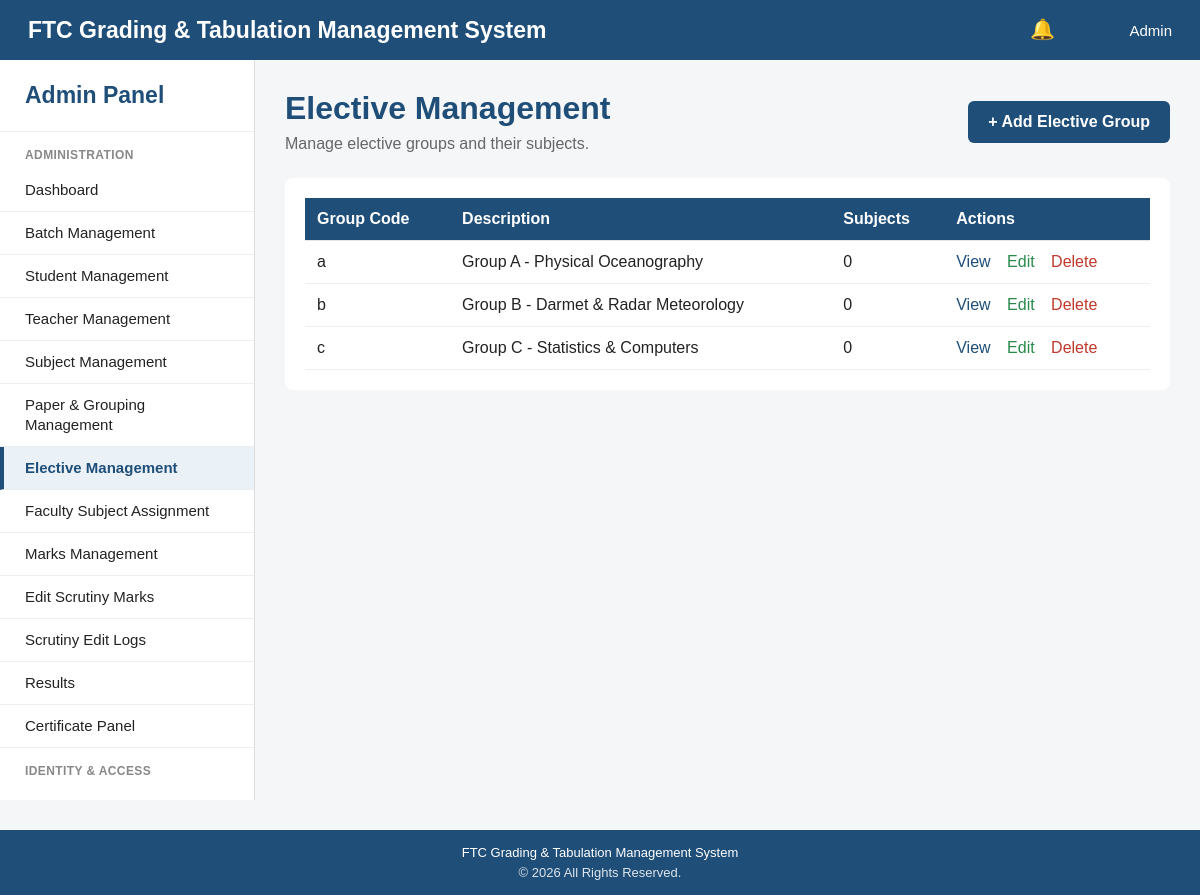
Page /admin/electives/index.php on the committed database.
### tables this page shows
CREATE TABLE elective_groups (

    group_code CHAR(1) PRIMARY KEY,

    group_description VARCHAR(255) NOT NULL,

    created_at TIMESTAMP DEFAULT CURRENT_TIMESTAMP

);

### admin/electives/index.php (the view, shortened to what this page needs)
<?php
require_once "../../config/database.php";
$groups = [];
try {
    $stmt = $pdo->query("
        SELECT
            eg.group_code,
            eg.group_description,
            eg.created_at,
            COUNT(esm.subject_id) AS subject_count
        FROM elective_groups eg
        LEFT JOIN elective_subject_mapping esm
            ON eg.group_code = esm.group_code
        GROUP BY
            eg.group_code,
            eg.group_description,
            eg.created_at
        ORDER BY eg.group_code
    ");
    $groups = $stmt->fetchAll(PDO::FETCH_ASSOC);
} catch (PDOException $e) {
    $errorMessage = $e->getMessage();
}
require_once "../../includes/header.php";
?>
<div style="display:flex;flex-direction:column;min-height:100vh;">
    <?php require_once "../../includes/navbar.php"; ?>
    <div style="display:flex;flex:1;">
        <?php require_once "../../includes/sidebar.php"; ?>
        <main style="
            flex:1;
            padding:30px;
            background:#f4f6f8;
        ">
            <div style="
                display:flex;
                justify-content:space-between;
                align-items:center;
                margin-bottom:25px;
            ">
                <div>
                    <h1 style="
                        color:#1f4e79;
                        margin:0 0 8px 0;
                    ">
                        Elective Management
                    </h1>
                    <p style="color:#666;">
                        Manage elective groups and their subjects.
                    </p>
                </div>
                <a
                    href="add.php"
                    style="
                        background:#1f4e79;
                        color:white;
                        padding:12px 20px;
                        border-radius:6px;
                        text-decoration:none;
                        font-weight:bold;
                    "
                >
                    + Add Elective Group
                </a>
            </div>
            <div style="
                background:white;
                padding:20px;
                border-radius:8px;
            ">
                <table style="
                    width:100%;
                    border-collapse:collapse;
                ">
                    <thead>
                        <tr>
                            <th style="
                                padding:12px;
                                background:#1f4e79;
                                color:white;
                                text-align:left;
                            ">
                                Group Code
                            </th>
                            <th style="
                                padding:12px;
                                background:#1f4e79;
                                color:white;
                                text-align:left;
                            ">
                                Description
                            </th>
                            <th style="
                                padding:12px;
                                background:#1f4e79;
                                color:white;
                                text-align:left;
                            ">
                                Subjects
                            </th>
                            <th style="
                                padding:12px;
                                background:#1f4e79;
                                color:white;
                                text-align:left;
                            ">
                                Actions
                            </th>
                        </tr>
                    </thead>
                    <tbody>
                    <?php foreach ($groups as $group): ?>
                        <tr>
                            <td style="padding:12px;border-bottom:1px solid #eee;">
                                <?php echo htmlspecialchars($group["group_code"]); ?>
                            </td>
                            <td style="padding:12px;border-bottom:1px solid #eee;">
                                <?php echo htmlspecialchars($group["group_description"]); ?>
                            </td>
                            <td style="padding:12px;border-bottom:1px solid #eee;">
                                <?php echo htmlspecialchars($group["subject_count"]); ?>
                            </td>
                            <td style="padding:12px;border-bottom:1px solid #eee;">
                                <a
                                    href="view.php?id=<?php echo urlencode($group["group_code"]); ?>"
                                    style="color:#1f4e79;margin-right:12px;"
                                >
                                    View
                                </a>
                                <a
                                    href="edit.php?id=<?php echo urlencode($group["group_code"]); ?>"
                                    style="color:#278a4b;margin-right:12px;"
                                >
                                    Edit
                                </a>
                                <a
                                    href="delete.php?id=<?php echo urlencode($group["group_code"]); ?>"
                                    style="color:#c0392b;"
                                >
                                    Delete
                                </a>
                            </td>
                        </tr>
                    <?php endforeach; ?>
                    </tbody>
                </table>
            </div>
        </main>
    </div>
    <?php require_once "../../includes/footer.php"; ?>

### includes/header.php (shortened to what this page needs)
<!DOCTYPE html>
<html lang="en">
<head>
</head>
<body>
<div class="page-container">

### includes/navbar.php (shortened to what this page needs)
<?php
$currentPath = parse_url($_SERVER['REQUEST_URI'] ?? '', PHP_URL_PATH) ?? '';
$isVerificationPanel = strpos($currentPath, '/verification/') !== false;
?>
<nav style="
    width: 100%;
    max-width: 100%;
    height: 60px;
    background-color: #1f4e79;
    color: #ffffff;
    display: flex;
    align-items: center;
    justify-content: space-between;
    padding: 0 28px;
    box-shadow: 0 2px 6px rgba(0,0,0,0.15);
    box-sizing: border-box;
    gap: 16px;
">
    <div style="
        font-size: 23px;
        font-weight: bold;
        min-width: 0;
        overflow-wrap: anywhere;
    ">
        FTC Grading & Tabulation Management System
        <?php if (!$isVerificationPanel): ?>
            <details class="admin-notification-menu" style="position:absolute; right:145px; top:19px; z-index:1000;">
                <summary style="list-style:none; cursor:pointer; color:#ffffff; font-size:20px; line-height:1;" title="Notifications">
                    &#128276;
                </summary>
            </details>
            <?php endif; ?>
    </div>
    <div style="
        display: flex;
        align-items: center;
        gap: 16px;
        font-size: 16px;
        flex-shrink: 0;
    ">
        <span style="color:#ffffff;font-size:15px;font-weight:500;">
            <?php echo htmlspecialchars(!empty($navbarDisplayName) ? $navbarDisplayName : ($isVerificationPanel ? 'Scrutiny Officer' : 'Admin'), ENT_QUOTES, 'UTF-8'); ?>
        </span>
    </div>
</nav>

### includes/sidebar.php (shortened to what this page needs)
<?php
$currentUri = $_SERVER["REQUEST_URI"] ?? "";
$scriptPath = $_SERVER["SCRIPT_NAME"] ?? "";
$appBase = preg_replace('#/(admin|teacher|verification|includes)/.*$#i', '', $scriptPath);
$adminBase = $appBase . "/admin";
function adminMenuActive($folder)
{
    global $currentUri;
    if (
        strpos(
            $currentUri,
            "/admin/" . $folder . "/"
        ) !== false
    ) {
        return "active";
    }
    return "";
}
$dashboardActive = "";
$scrutinyMarksActive = strpos($currentUri, "/admin/marks/edit_scrutiny.php") !== false ? "active" : "";
$scrutinyLogsActive = strpos($currentUri, "/admin/marks/scrutiny_logs.php") !== false ? "active" : "";
$marksManagementActive = $scrutinyMarksActive ? "" : adminMenuActive("marks");
$pendingApprovalsActive = "";
?>
<aside class="admin-sidebar" id="adminSidebar">
    <div class="admin-sidebar-title">
        Admin Panel
    </div>
    <div class="admin-sidebar-section">
        Administration
    </div>
    <a
        href="<?php echo $adminBase; ?>/dashboard.php"
        class="<?php echo $dashboardActive; ?>"
    >
        Dashboard
    </a>
    <a
        href="<?php echo $adminBase; ?>/batches/index.php"
        class="<?php echo adminMenuActive("batches"); ?>"
    >
        Batch Management
    </a>
    <a
        href="<?php echo $adminBase; ?>/students/index.php"
        class="<?php echo adminMenuActive("students"); ?>"
    >
        Student Management
    </a>
    <a
        href="<?php echo $adminBase; ?>/teachers/index.php"
        class="<?php echo adminMenuActive("teachers"); ?>"
    >
        Teacher Management
    </a>
    <a
        href="<?php echo $adminBase; ?>/subjects/index.php"
        class="<?php echo adminMenuActive("subjects"); ?>"
    >
        Subject Management
    </a>
    <a
        href="<?php echo $adminBase; ?>/papers/index.php"
        class="<?php echo adminMenuActive("papers"); ?>"
    >
        Paper &amp; Grouping Management
    </a>
    <a
        href="<?php echo $adminBase; ?>/electives/index.php"
        class="<?php echo adminMenuActive("electives"); ?>"
    >
        Elective Management
    </a>
    <a
        href="<?php echo $adminBase; ?>/assignments/index.php"
        class="<?php echo adminMenuActive("assignments"); ?>"
    >
        Faculty Subject Assignment
    </a>
    <a
        href="<?php echo $adminBase; ?>/marks/index.php"
        class="<?php echo $marksManagementActive; ?>"
    >
        Marks Management
    </a>
    <a
        href="<?php echo $adminBase; ?>/marks/edit_scrutiny.php"
        class="<?php echo $scrutinyMarksActive; ?>"
    >
        Edit Scrutiny Marks
    </a>
    <a
        href="<?php echo $adminBase; ?>/marks/scrutiny_logs.php"
        class="<?php echo $scrutinyLogsActive; ?>"
    >
        Scrutiny Edit Logs
    </a>
    <a
        href="<?php echo $adminBase; ?>/results/result_register.php"
        class="<?php echo adminMenuActive("results"); ?>"
    >
        Results
    </a>
    <a
        href="<?php echo $adminBase; ?>/results/certificates.php"
        class="<?php echo (basename($_SERVER['SCRIPT_NAME'] ?? '') === 'certificates.php') ? 'active' : ''; ?>"
    >
        Certificate Panel
    </a>
    <?php if (!function_exists('has_permission') || has_permission('admin.access')): ?>
    <div class="admin-sidebar-section">Identity & Access</div>
    <a href="<?php echo $adminBase; ?>/pending_approvals.php" class="<?php echo $pendingApprovalsActive; ?>">Pending Approvals</a>
    <?php endif; ?>
</aside>

### includes/footer.php (shortened to what this page needs)
<footer style="
    width: 100%;
    background-color: #1f4e79;
    color: #ffffff;
    text-align: center;
    padding: 15px 10px;
    margin-top: 30px;
    font-size: 13px;
">
    <p>
        FTC Grading &amp; Tabulation Management System
    </p>
    <p style="
        margin-top: 5px;
        opacity: 0.85;
    ">
        &copy; <?php echo date("Y"); ?> All Rights Reserved.
    </p>
</footer>
</div>
</body>
</html>

### includes/header.php (style rules this page uses)
* { box-sizing: border-box; margin: 0; padding: 0; }
body { font-family: Arial, Helvetica, sans-serif; background-color: #f4f6f8; color: #222; min-height: 100vh; overflow-x: hidden; }
a { text-decoration: none; color: inherit; }
.page-container { min-height: 100vh; max-width: 100%; overflow-x: hidden; }
.page-container > div { min-width: 0; }
.page-container main { min-width: 0; overflow-x: auto; }
table { width: 100%; border-collapse: collapse; }
th, td { padding: 12px; text-align: left; border-bottom: 1px solid #e5e5e5; }
th { background-color: #f1f3f5; font-weight: 600; }

### includes/sidebar.php (style rules this page uses)
.admin-sidebar { width: 255px; min-width: 255px; height: calc(100vh - 60px); background: #ffffff; border-right: 1px solid #dddddd; flex-shrink: 0; overflow-y: auto; overflow-x: hidden; }
.admin-sidebar-title { padding: 22px 25px; color: #1f4e79; font-size: 23px; font-weight: bold; border-bottom: 1px solid #eeeeee; }
.admin-sidebar-section { padding: 16px 25px 7px; color: #888888; font-size: 12px; font-weight: bold; text-transform: uppercase; letter-spacing: 0.4px; }
.admin-sidebar a { display: block; width: 100%; padding: 11px 25px; box-sizing: border-box; color: #222222; text-decoration: none; border-bottom: 1px solid #eeeeee; font-size: 15px; line-height: 20px; transition: background 0.2s, color 0.2s; }
.admin-sidebar a.active { background: #eaf2f8; color: #1f4e79; font-weight: bold; border-left: 4px solid #1f4e79; padding-left: 21px; }

### rows in the picture
elective_groups: group_code "a", group_description "Group A - Physical Oceanography", subject_count "0"
elective_groups: group_code "b", group_description "Group B - Darmet & Radar Meteorology", subject_count "0"
elective_groups: group_code "c", group_description "Group C - Statistics & Computers", subject_count "0"
